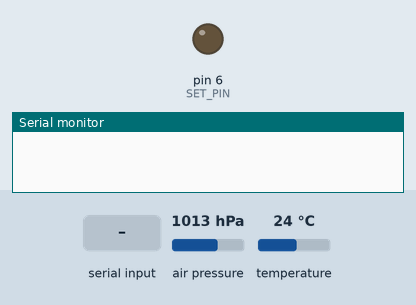
Bench run of a sketch on a simulated Arduino Mega 2560, built with avr-gcc and run on an emulated ATmega2560. Shown: output pins drawn as LEDs (lit = HIGH), the last lines printed to the serial monitor. The inputs (shaded band) are chosen by the test bench; at power-on: air pressure 1013 hPa, temperature 24 °C. The modem accepts every AT command (registered, SIM ready, sends succeed) and sends nothing else.

Above: at 1.1 s.
At 3.3 s:
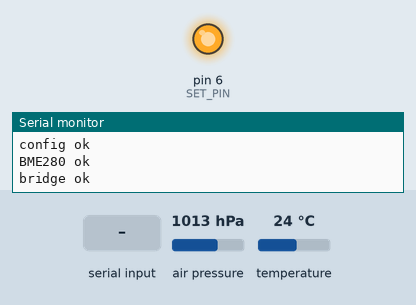
3.4 s: "PING\n" received over the second serial link
4.9 s: "TEMP\n" received over the second serial link
6.4 s: "1\n" received over the second serial link
Timing chart, 0 to 9.4 s (numbered marks = the images above; inputs shaded):
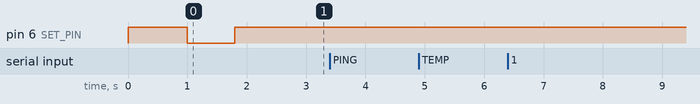

The sketch:

due.ino
```cpp
#include <Adafruit_BME280.h>
#include <Adafruit_Sensor.h>
#include <Wire.h>

// ==========================================
// --- KONFIGURACE ---
// ==========================================
#define SET_PIN 6
#define TARGET_BAUD 9600

Adafruit_BME280 bme;

String cmdBuf = "";

// HC_12 config
void configureHC12() {

  digitalWrite(SET_PIN, LOW);
  delay(200);

  Serial1.begin(9600);
  Serial1.setTimeout(200);
  while (Serial1.available())
    Serial1.read(); // clear buffer

  Serial.println("AT commands init");

  Serial1.print("AT+C001");
  delay(150);
  while (Serial1.available())
    Serial1.read();
  Serial1.print("AT+P8");
  delay(150);
  while (Serial1.available())
    Serial1.read();
  Serial1.print("AT+FU3");
  delay(150);
  while (Serial1.available())
    Serial1.read();
  Serial1.print("AT+B9600");
  delay(150);
  while (Serial1.available())
    Serial1.read();

  digitalWrite(SET_PIN, HIGH); // back to normal
  delay(300);

  Serial.println("config ok\n");

  Serial1.begin(TARGET_BAUD);
}

// setup
void setup() {
  Serial.begin(115200); // debug
  Serial2.begin(9600);  // RS232 -> ts

  pinMode(SET_PIN, OUTPUT);
  digitalWrite(SET_PIN, HIGH);

  cmdBuf.reserve(128);

  delay(1000);

  configureHC12();

  if (!bme.begin(0x76)) {
    Serial.println("BME280 error");
  } else {
    Serial.println("BME280 ok");
  }

  Serial.println("bridge ok\n");
}

// line handling
void handleLine(String line) {
  String key = line;
  key.trim();

  if (key == "PING") {
    // ping and pong
    Serial1.print("PONG\n");
    Serial.println("Odchyceno: odeslán PONG");

  } else if (key == "TEMP") {
    // atmos meassure
    float temperature = bme.readTemperature();
    float pressure = bme.readPressure(); // Pa

    Serial1.print("TEMP:");
    Serial1.print(temperature, 2);
    Serial1.print(",");
    Serial1.println(pressure, 2);

    Serial.print("Odchyceno: TEMP:");
    Serial.print(temperature, 2);
    Serial.print(",");
    Serial.println(pressure, 2);

  } else if (key.length() > 0) {
    Serial2.print(line);
    Serial2.print("\r\n");
    Serial.println("Přeposláno do RS232: '" + line + "'");
  }
}

// MAIN LOOP
void loop() {

  // DUE - PI
  while (Serial2.available() > 0) {
    Serial1.write(Serial2.read());
  }

  // PI - DUE
  while (Serial1.available() > 0) {
    char c = Serial1.read();

    if (c == '\n') {
      handleLine(cmdBuf);
      cmdBuf = "";
    } else if (c != '\r') {
      cmdBuf += c;
      if (cmdBuf.length() > 120)
        cmdBuf = ""; // overflow
    }

    while (Serial2.available() > 0) {
      Serial1.write(Serial2.read());
    }
  }
}
```
